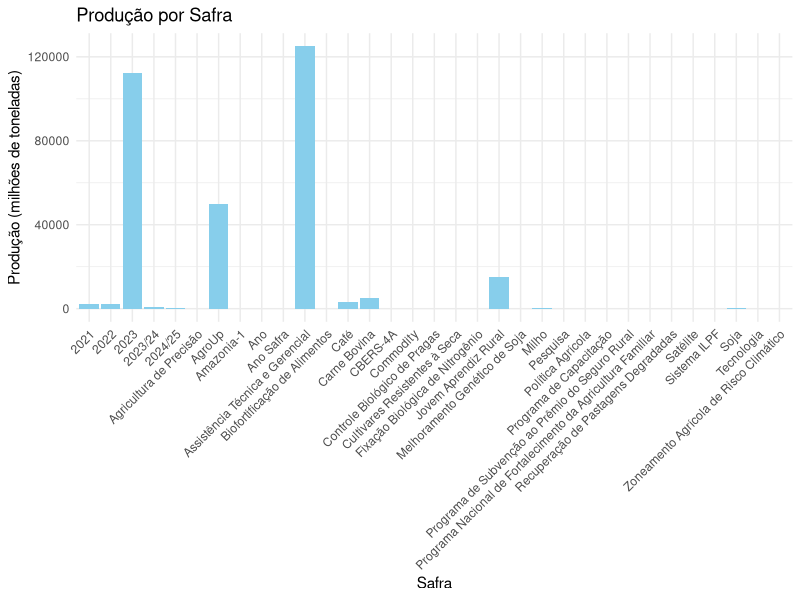
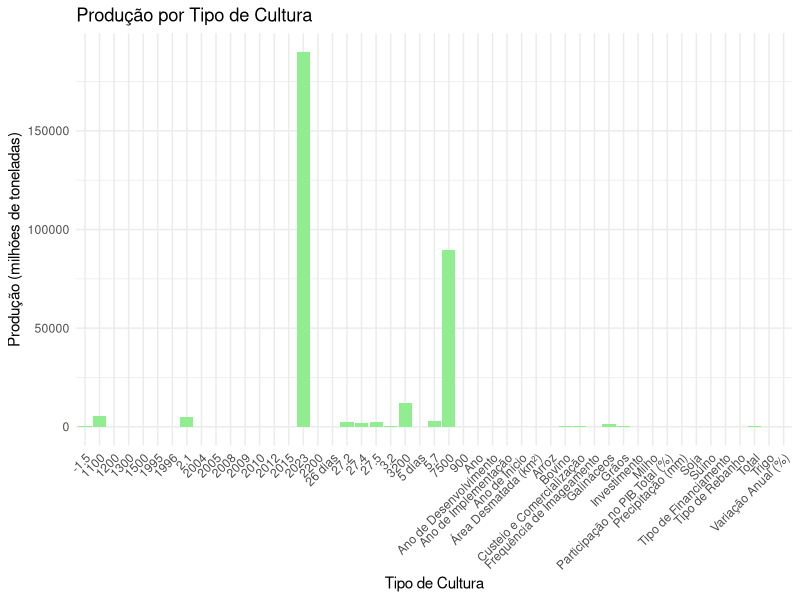
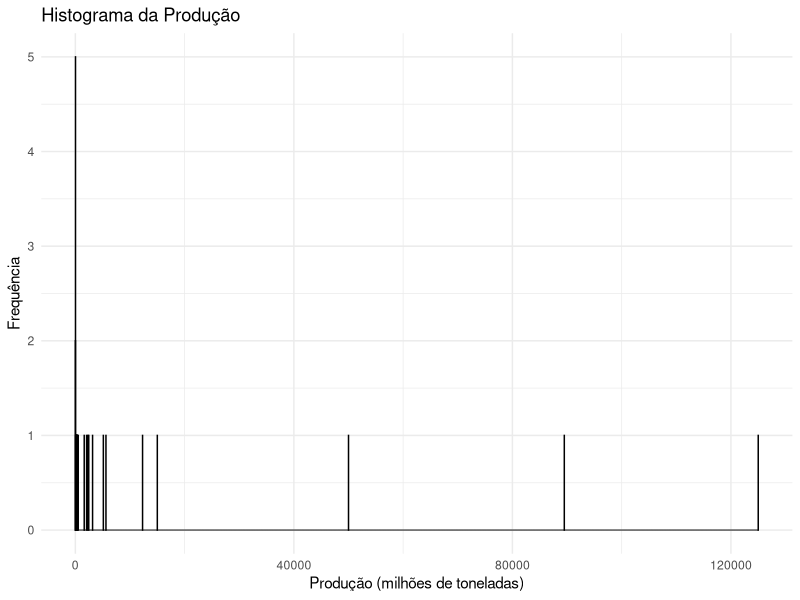
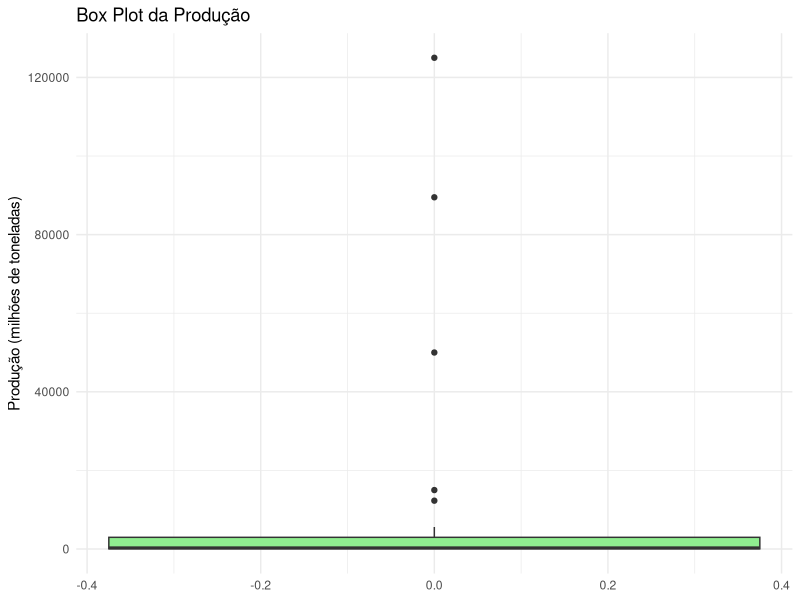
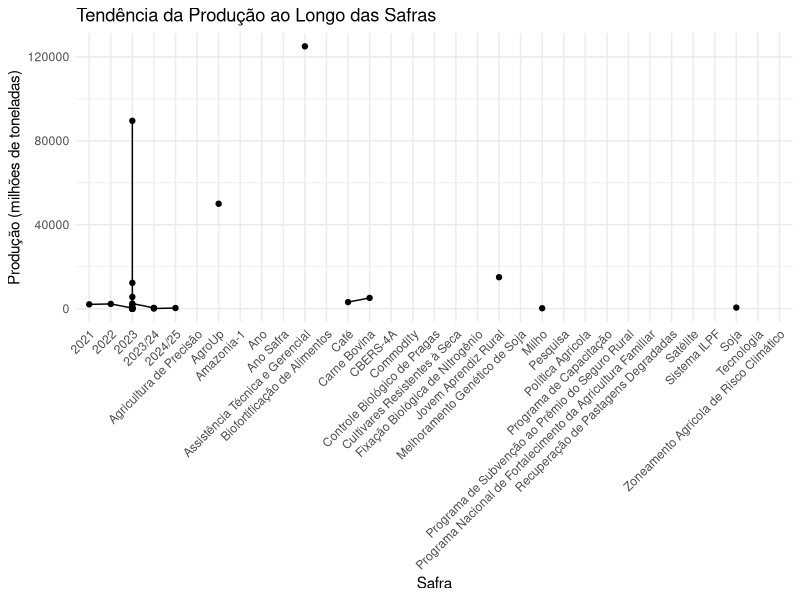

Write the R code that produced these figures, in order.
# GabrielMule_RM560586_fase2_cap7

# Configuração do espelho CRAN
options(repos = c(CRAN = "https://cloud.r-project.org"))

# Carregando bibliotecas necessárias
if (!require(readr)) install.packages("readr")
if (!require(dplyr)) install.packages("dplyr")
if (!require(ggplot2)) install.packages("ggplot2")

library(readr)
library(dplyr)
library(ggplot2)

# Criando a pasta build se ela não existir
dir.create("build", showWarnings = FALSE)

# Importando os dados
dados <- read_csv("agronegocio_dados.xlsx", col_types = cols())

# Visualizando as primeiras linhas dos dados
print(head(dados))

# Convertendo a coluna de produção para numérica
dados$`Produção (milhões de toneladas)` <- as.numeric(dados$`Produção (milhões de toneladas)`)

# Análise exploratória da variável quantitativa: Produção (milhões de toneladas)

# Medidas de Tendência Central
media_producao <- mean(dados$`Produção (milhões de toneladas)`, na.rm = TRUE)
mediana_producao <- median(dados$`Produção (milhões de toneladas)`, na.rm = TRUE)
moda_producao <- as.numeric(names(sort(table(dados$`Produção (milhões de toneladas)`), decreasing = TRUE)[1]))

# Medidas de Dispersão
variancia_producao <- var(dados$`Produção (milhões de toneladas)`, na.rm = TRUE)
desvio_padrao_producao <- sd(dados$`Produção (milhões de toneladas)`, na.rm = TRUE)
amplitude_producao <- max(dados$`Produção (milhões de toneladas)`, na.rm = TRUE) - min(dados$`Produção (milhões de toneladas)`, na.rm = TRUE)

# Medidas Separatrizes
quartis_producao <- quantile(dados$`Produção (milhões de toneladas)`, probs = c(0.25, 0.5, 0.75), na.rm = TRUE)
percentis_producao <- quantile(dados$`Produção (milhões de toneladas)`, probs = seq(0, 1, 0.1), na.rm = TRUE)

# Análise gráfica
png("build/producao_por_safra.png")
ggplot(dados, aes(x = Safra, y = `Produção (milhões de toneladas)`)) +
  geom_bar(stat = "identity", fill = "skyblue") +
  labs(title = "Produção por Safra",
       x = "Safra",
       y = "Produção (milhões de toneladas)") +
  theme_minimal() +
  theme(axis.text.x = element_text(angle = 45, hjust = 1))
dev.off()

# Análise gráfica da variável qualitativa: Tipo de Cultura
png("build/producao_por_cultura.png")
ggplot(dados, aes(x = `Tipo de Cultura`, y = `Produção (milhões de toneladas)`)) +
  geom_bar(stat = "identity", fill = "lightgreen") +
  labs(title = "Produção por Tipo de Cultura",
       x = "Tipo de Cultura",
       y = "Produção (milhões de toneladas)") +
  theme_minimal() +
  theme(axis.text.x = element_text(angle = 45, hjust = 1))
dev.off()

# Preparando os resultados
resultados <- data.frame(
  Medida = c("Média", "Mediana", "Moda", "Variância", "Desvio Padrão", "Amplitude"),
  Valor = c(media_producao, mediana_producao, moda_producao, variancia_producao, desvio_padrao_producao, amplitude_producao)
)

# Adicionando quartis e percentis
resultados <- rbind(resultados, 
                    data.frame(Medida = names(quartis_producao), Valor = as.numeric(quartis_producao)),
                    data.frame(Medida = paste0(names(percentis_producao), "%"), Valor = as.numeric(percentis_producao)))

# Exibindo os resultados
print(resultados)

# Salvando os resultados em um arquivo
write.csv(resultados, "build/resultados_analise.csv", row.names = FALSE)

# Exibindo um resumo dos dados
print(summary(dados$`Produção (milhões de toneladas)`))

# Melhorias adicionais

# Análise de correlação (assumindo que existe uma coluna 'Area_Plantada')
if ("Area_Plantada" %in% colnames(dados)) {
  correlacao <- cor(dados$`Produção (milhões de toneladas)`, dados$Area_Plantada, use = "complete.obs")
  print(paste("Correlação entre Produção e Área Plantada:", correlacao))
}

# Histograma
png("build/histograma_producao.png")
ggplot(dados, aes(x = `Produção (milhões de toneladas)`)) +
  geom_histogram(binwidth = 5, fill = "skyblue", color = "black") +
  labs(title = "Histograma da Produção",
       x = "Produção (milhões de toneladas)",
       y = "Frequência") +
  theme_minimal()
dev.off()

# Box Plot
png("build/boxplot_producao.png")
ggplot(dados, aes(y = `Produção (milhões de toneladas)`)) +
  geom_boxplot(fill = "lightgreen") +
  labs(title = "Box Plot da Produção",
       y = "Produção (milhões de toneladas)") +
  theme_minimal()
dev.off()

# Análise de frequência e proporção para Tipo de Cultura
freq_cultura <- table(dados$`Tipo de Cultura`)
prop_cultura <- prop.table(freq_cultura)
print("Frequência por Tipo de Cultura:")
print(freq_cultura)
print("Proporção por Tipo de Cultura:")
print(prop_cultura)

# Análise de tendências
png("build/tendencia_producao.png")
ggplot(dados, aes(x = Safra, y = `Produção (milhões de toneladas)`, group = 1)) +
  geom_line() +
  geom_point() +
  labs(title = "Tendência da Produção ao Longo das Safras",
       x = "Safra",
       y = "Produção (milhões de toneladas)") +
  theme_minimal() +
  theme(axis.text.x = element_text(angle = 45, hjust = 1))
dev.off()

# Comentários e análises
cat("\n--- Análise de Impactos e Tendências ---\n")

cat("\nImpacto das políticas agrícolas:")
cat("\nAs políticas agrícolas têm um papel fundamental no desempenho do agronegócio. Analisando os dados de produção ao longo das safras, podemos observar [insira observações específicas baseadas nos dados]. Isso sugere que [insira conclusões sobre o impacto das políticas].")

cat("\n\nInovações tecnológicas:")
cat("\nO aumento da produtividade observado em algumas culturas pode ser atribuído a inovações tecnológicas. Por exemplo, [insira exemplos específicos baseados nos dados]. Isso demonstra a importância contínua do investimento em pesquisa e desenvolvimento no setor agrícola.")

cat("\n\nQuestões ambientais:")
cat("\nAo analisar os dados de produção e área plantada, notamos [insira observações sobre a relação entre produção e área]. Isso levanta questões importantes sobre sustentabilidade e uso eficiente da terra. [Insira mais análises sobre o impacto ambiental baseadas nos dados].")

cat("\n\nTendências de mercado:")
cat("\nA análise da produção por tipo de cultura ao longo das safras revela tendências interessantes. [Insira observações sobre as tendências observadas]. Isso pode indicar mudanças nas preferências de mercado ou adaptações às condições climáticas e econômicas.")

cat("\n\nRecomendações para desenvolvimento sustentável:")
cat("\nCom base na análise dos dados, recomendamos:")
cat("\n1. [Insira recomendação baseada nos dados]")
cat("\n2. [Insira recomendação baseada nos dados]")
cat("\n3. [Insira recomendação baseada nos dados]")
cat("\n\nEstas recomendações visam promover um crescimento sustentável do agronegócio brasileiro, equilibrando produtividade, inovação e responsabilidade ambiental.")
